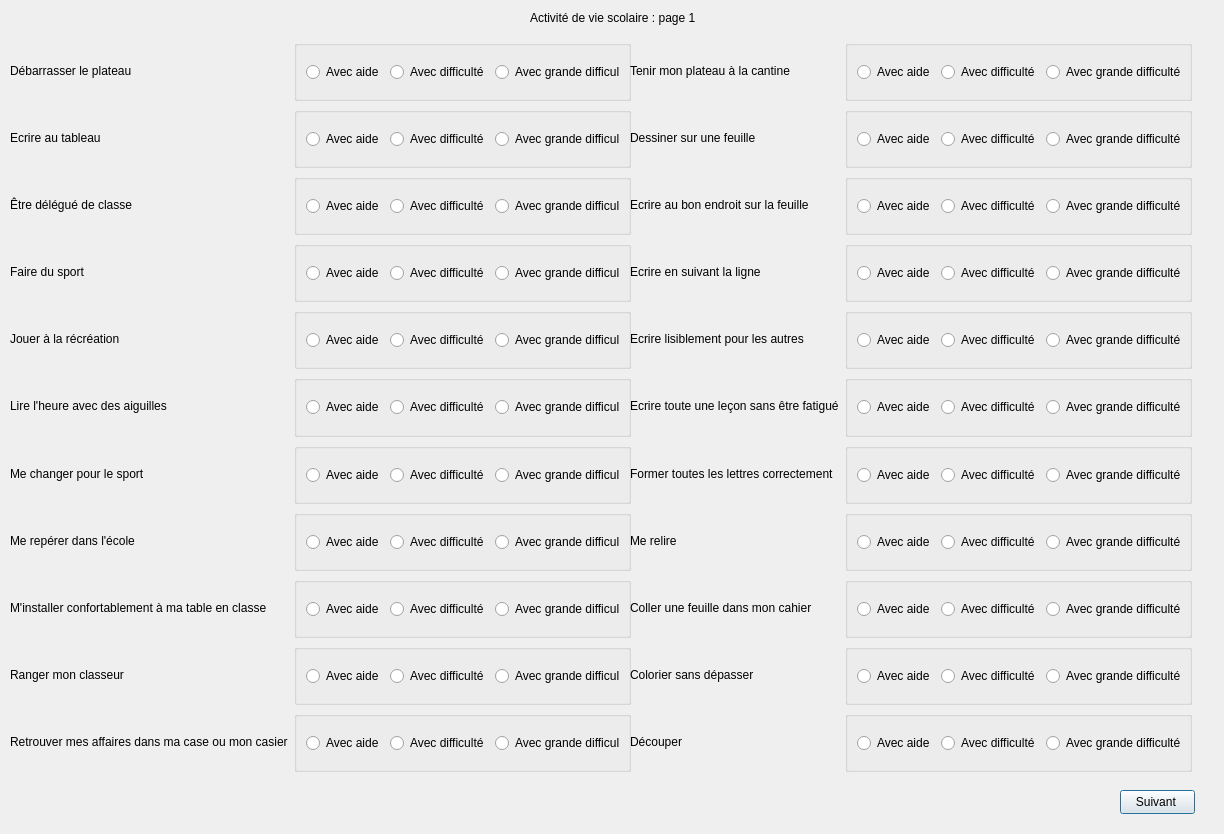
<?xml version="1.0" encoding="UTF-8"?>
<ui version="4.0">
 <class>Interface4_3</class>
 <widget class="QDialog" name="Interface4_3">
  <property name="geometry">
   <rect>
    <x>0</x>
    <y>0</y>
    <width>1224</width>
    <height>834</height>
   </rect>
  </property>
  <property name="windowTitle">
   <string>Dialog</string>
  </property>
  <widget class="QWidget" name="gridLayoutWidget_2">
   <property name="geometry">
    <rect>
     <x>10</x>
     <y>40</y>
     <width>621</width>
     <height>732</height>
    </rect>
   </property>
   <layout class="QGridLayout" name="gridLayout_2">
    <item row="7" column="0">
     <widget class="QLabel" name="labelRepererEcole">
      <property name="text">
       <string>Me repérer dans l'école</string>
      </property>
     </widget>
    </item>
    <item row="10" column="0">
     <widget class="QLabel" name="labelRetrouverAffairesCasier">
      <property name="text">
       <string>Retrouver mes affaires dans ma case ou mon casier</string>
      </property>
     </widget>
    </item>
    <item row="3" column="1">
     <widget class="QGroupBox" name="groupBox_57">
      <property name="title">
       <string/>
      </property>
      <layout class="QHBoxLayout" name="horizontalLayout_37">
       <item>
        <widget class="QRadioButton" name="radioButtonFaireSportAide">
         <property name="text">
          <string>Avec aide</string>
         </property>
        </widget>
       </item>
       <item>
        <widget class="QRadioButton" name="radioButtonFaireSportDifficulte">
         <property name="text">
          <string>Avec difficulté</string>
         </property>
        </widget>
       </item>
       <item>
        <widget class="QRadioButton" name="radioButtonFaireSportGrandeDifficulte">
         <property name="text">
          <string>Avec grande difficulté</string>
         </property>
        </widget>
       </item>
      </layout>
     </widget>
    </item>
    <item row="6" column="1">
     <widget class="QGroupBox" name="groupBox_60">
      <property name="title">
       <string/>
      </property>
      <layout class="QHBoxLayout" name="horizontalLayout_40">
       <item>
        <widget class="QRadioButton" name="radioButtonChangerSportAide">
         <property name="text">
          <string>Avec aide</string>
         </property>
        </widget>
       </item>
       <item>
        <widget class="QRadioButton" name="radioButtonChangerSportDifficulte">
         <property name="text">
          <string>Avec difficulté</string>
         </property>
        </widget>
       </item>
       <item>
        <widget class="QRadioButton" name="radioButtonChangerSportGrandeDifficulte">
         <property name="text">
          <string>Avec grande difficulté</string>
         </property>
        </widget>
       </item>
      </layout>
     </widget>
    </item>
    <item row="3" column="0">
     <widget class="QLabel" name="labelFaireSport">
      <property name="text">
       <string>Faire du sport</string>
      </property>
     </widget>
    </item>
    <item row="0" column="0">
     <widget class="QLabel" name="labelDebarasserPlateau">
      <property name="text">
       <string>Débarrasser le plateau</string>
      </property>
     </widget>
    </item>
    <item row="5" column="1">
     <widget class="QGroupBox" name="groupBox_59">
      <property name="title">
       <string/>
      </property>
      <layout class="QHBoxLayout" name="horizontalLayout_39">
       <item>
        <widget class="QRadioButton" name="radioButtonLireHeureAiguillesAide">
         <property name="text">
          <string>Avec aide</string>
         </property>
        </widget>
       </item>
       <item>
        <widget class="QRadioButton" name="radioButtonLireHeureAiguillesDifficulte">
         <property name="text">
          <string>Avec difficulté</string>
         </property>
        </widget>
       </item>
       <item>
        <widget class="QRadioButton" name="radioButtonLireHeureAiguillesGrandeDifficulte">
         <property name="text">
          <string>Avec grande difficulté</string>
         </property>
        </widget>
       </item>
      </layout>
     </widget>
    </item>
    <item row="8" column="0">
     <widget class="QLabel" name="labelInstallerConfortablementClasse">
      <property name="text">
       <string>M'installer confortablement à ma table en classe</string>
      </property>
     </widget>
    </item>
    <item row="1" column="0">
     <widget class="QLabel" name="labelEcrireTableau">
      <property name="text">
       <string>Ecrire au tableau</string>
      </property>
     </widget>
    </item>
    <item row="4" column="1">
     <widget class="QGroupBox" name="groupBox_58">
      <property name="title">
       <string/>
      </property>
      <layout class="QHBoxLayout" name="horizontalLayout_38">
       <item>
        <widget class="QRadioButton" name="radioButtonJouerRecreationAide">
         <property name="text">
          <string>Avec aide</string>
         </property>
        </widget>
       </item>
       <item>
        <widget class="QRadioButton" name="radioButtonJouerRecreationDifficulte">
         <property name="text">
          <string>Avec difficulté</string>
         </property>
        </widget>
       </item>
       <item>
        <widget class="QRadioButton" name="radioButtonJouerRecreationGrandeDifficulte">
         <property name="text">
          <string>Avec grande difficulté</string>
         </property>
        </widget>
       </item>
      </layout>
     </widget>
    </item>
    <item row="9" column="1">
     <widget class="QGroupBox" name="groupBox_63">
      <property name="title">
       <string/>
      </property>
      <layout class="QHBoxLayout" name="horizontalLayout_43">
       <item>
        <widget class="QRadioButton" name="radioButtonRangerClasseurAide">
         <property name="text">
          <string>Avec aide</string>
         </property>
        </widget>
       </item>
       <item>
        <widget class="QRadioButton" name="radioButtonRangerClasseurDifficulte">
         <property name="text">
          <string>Avec difficulté</string>
         </property>
        </widget>
       </item>
       <item>
        <widget class="QRadioButton" name="radioButtonRangerClasseurGrandeDifficulte">
         <property name="text">
          <string>Avec grande difficulté</string>
         </property>
        </widget>
       </item>
      </layout>
     </widget>
    </item>
    <item row="6" column="0">
     <widget class="QLabel" name="labelChangerSport">
      <property name="text">
       <string>Me changer pour le sport</string>
      </property>
     </widget>
    </item>
    <item row="8" column="1">
     <widget class="QGroupBox" name="groupBox_62">
      <property name="title">
       <string/>
      </property>
      <layout class="QHBoxLayout" name="horizontalLayout_42">
       <item>
        <widget class="QRadioButton" name="radioButtonInstallerConfortablementClasseAide">
         <property name="text">
          <string>Avec aide</string>
         </property>
        </widget>
       </item>
       <item>
        <widget class="QRadioButton" name="radioButtonInstallerConfortablementClasseDifficulte">
         <property name="text">
          <string>Avec difficulté</string>
         </property>
        </widget>
       </item>
       <item>
        <widget class="QRadioButton" name="radioButtonInstallerConfortablementClasseGrandeDifficulte">
         <property name="text">
          <string>Avec grande difficulté</string>
         </property>
        </widget>
       </item>
      </layout>
     </widget>
    </item>
    <item row="7" column="1">
     <widget class="QGroupBox" name="groupBox_61">
      <property name="title">
       <string/>
      </property>
      <layout class="QHBoxLayout" name="horizontalLayout_41">
       <item>
        <widget class="QRadioButton" name="radioButtonRepererEcoleAide">
         <property name="text">
          <string>Avec aide</string>
         </property>
        </widget>
       </item>
       <item>
        <widget class="QRadioButton" name="radioButtonRepererEcoleDifficulte">
         <property name="text">
          <string>Avec difficulté</string>
         </property>
        </widget>
       </item>
       <item>
        <widget class="QRadioButton" name="radioButtonRepererEcoleGrandeDifficulte">
         <property name="text">
          <string>Avec grande difficulté</string>
         </property>
        </widget>
       </item>
      </layout>
     </widget>
    </item>
    <item row="5" column="0">
     <widget class="QLabel" name="labelLireHeureAiguilles">
      <property name="text">
       <string>Lire l'heure avec des aiguilles</string>
      </property>
     </widget>
    </item>
    <item row="10" column="1">
     <widget class="QGroupBox" name="groupBox_64">
      <property name="title">
       <string/>
      </property>
      <layout class="QHBoxLayout" name="horizontalLayout_44">
       <item>
        <widget class="QRadioButton" name="radioButtonRetrouverAffairesCasierAide">
         <property name="text">
          <string>Avec aide</string>
         </property>
        </widget>
       </item>
       <item>
        <widget class="QRadioButton" name="radioButtonRetrouverAffairesCasierDifficulte">
         <property name="text">
          <string>Avec difficulté</string>
         </property>
        </widget>
       </item>
       <item>
        <widget class="QRadioButton" name="radioButtonRetrouverAffairesCasierGrandeDifficulte">
         <property name="text">
          <string>Avec grande difficulté</string>
         </property>
        </widget>
       </item>
      </layout>
     </widget>
    </item>
    <item row="9" column="0">
     <widget class="QLabel" name="labelRangerClasseur">
      <property name="text">
       <string>Ranger mon classeur</string>
      </property>
     </widget>
    </item>
    <item row="4" column="0">
     <widget class="QLabel" name="labelJouerRecreation">
      <property name="text">
       <string>Jouer à la récréation</string>
      </property>
     </widget>
    </item>
    <item row="0" column="1">
     <widget class="QGroupBox" name="groupBox_54">
      <property name="title">
       <string/>
      </property>
      <layout class="QHBoxLayout" name="horizontalLayout_34">
       <item>
        <widget class="QRadioButton" name="radioButtonDebarasserPlateauAide">
         <property name="text">
          <string>Avec aide</string>
         </property>
        </widget>
       </item>
       <item>
        <widget class="QRadioButton" name="radioButtonDebarasserPlateauDifficulte">
         <property name="text">
          <string>Avec difficulté</string>
         </property>
        </widget>
       </item>
       <item>
        <widget class="QRadioButton" name="radioButtonDebarasserPlateauGrandeDifficulte">
         <property name="text">
          <string>Avec grande difficulté</string>
         </property>
        </widget>
       </item>
      </layout>
     </widget>
    </item>
    <item row="1" column="1">
     <widget class="QGroupBox" name="groupBox_55">
      <property name="title">
       <string/>
      </property>
      <layout class="QHBoxLayout" name="horizontalLayout_35">
       <item>
        <widget class="QRadioButton" name="radioButtonEcrireTableauAide">
         <property name="text">
          <string>Avec aide</string>
         </property>
        </widget>
       </item>
       <item>
        <widget class="QRadioButton" name="radioButtonEcrireTableauDifficulte">
         <property name="text">
          <string>Avec difficulté</string>
         </property>
        </widget>
       </item>
       <item>
        <widget class="QRadioButton" name="radioButtonEcrireTableauGrandeDifficulte">
         <property name="text">
          <string>Avec grande difficulté</string>
         </property>
        </widget>
       </item>
      </layout>
     </widget>
    </item>
    <item row="2" column="0">
     <widget class="QLabel" name="labelEtreDelegue">
      <property name="text">
       <string>Être délégué de classe</string>
      </property>
     </widget>
    </item>
    <item row="2" column="1">
     <widget class="QGroupBox" name="groupBox_56">
      <property name="title">
       <string/>
      </property>
      <layout class="QHBoxLayout" name="horizontalLayout_36">
       <item>
        <widget class="QRadioButton" name="radioButtonEtreDelegueAide">
         <property name="text">
          <string>Avec aide</string>
         </property>
        </widget>
       </item>
       <item>
        <widget class="QRadioButton" name="radioButtonEtreDelegueDifficulte">
         <property name="text">
          <string>Avec difficulté</string>
         </property>
        </widget>
       </item>
       <item>
        <widget class="QRadioButton" name="radioButtonEtreDelegueGrandeDifficulte">
         <property name="text">
          <string>Avec grande difficulté</string>
         </property>
        </widget>
       </item>
      </layout>
     </widget>
    </item>
   </layout>
  </widget>
  <widget class="QLabel" name="labelTitre">
   <property name="geometry">
    <rect>
     <x>530</x>
     <y>10</y>
     <width>221</width>
     <height>16</height>
    </rect>
   </property>
   <property name="text">
    <string>Activité de vie scolaire : page 1 </string>
   </property>
  </widget>
  <widget class="QWidget" name="gridLayoutWidget">
   <property name="geometry">
    <rect>
     <x>630</x>
     <y>40</y>
     <width>562</width>
     <height>732</height>
    </rect>
   </property>
   <layout class="QGridLayout" name="gridLayout">
    <item row="8" column="0">
     <widget class="QLabel" name="labelCollerFeuilleCahier">
      <property name="text">
       <string>Coller une feuille dans mon cahier</string>
      </property>
     </widget>
    </item>
    <item row="3" column="1">
     <widget class="QGroupBox" name="groupBox_41">
      <property name="title">
       <string/>
      </property>
      <layout class="QHBoxLayout" name="horizontalLayout_21">
       <item>
        <widget class="QRadioButton" name="radioButtonEcrireSuivantLigneAide">
         <property name="text">
          <string>Avec aide</string>
         </property>
        </widget>
       </item>
       <item>
        <widget class="QRadioButton" name="radioButtonEcrireSuivantLigneDifficulte">
         <property name="text">
          <string>Avec difficulté</string>
         </property>
        </widget>
       </item>
       <item>
        <widget class="QRadioButton" name="radioButtonEcrireSuivantLigneGrandeDifficulte">
         <property name="text">
          <string>Avec grande difficulté</string>
         </property>
        </widget>
       </item>
      </layout>
     </widget>
    </item>
    <item row="9" column="0">
     <widget class="QLabel" name="labelColorierSansDepasser">
      <property name="text">
       <string>Colorier sans dépasser</string>
      </property>
     </widget>
    </item>
    <item row="1" column="0">
     <widget class="QLabel" name="labelDessinerFeuille">
      <property name="text">
       <string>Dessiner sur une feuille </string>
      </property>
     </widget>
    </item>
    <item row="2" column="1">
     <widget class="QGroupBox" name="groupBox_40">
      <property name="title">
       <string/>
      </property>
      <layout class="QHBoxLayout" name="horizontalLayout_20">
       <item>
        <widget class="QRadioButton" name="radioButtonEcrireBonEndroitFeuilleAide">
         <property name="text">
          <string>Avec aide</string>
         </property>
        </widget>
       </item>
       <item>
        <widget class="QRadioButton" name="radioButtonEcrireBonEndroitFeuilleDifficulte">
         <property name="text">
          <string>Avec difficulté</string>
         </property>
        </widget>
       </item>
       <item>
        <widget class="QRadioButton" name="radioButtonEcrireBonEndroitFeuilleGrandeDifficulte">
         <property name="text">
          <string>Avec grande difficulté</string>
         </property>
        </widget>
       </item>
      </layout>
     </widget>
    </item>
    <item row="10" column="1">
     <widget class="QGroupBox" name="groupBox_48">
      <property name="title">
       <string/>
      </property>
      <layout class="QHBoxLayout" name="horizontalLayout_28">
       <item>
        <widget class="QRadioButton" name="radioButtonDecouperAide">
         <property name="text">
          <string>Avec aide</string>
         </property>
        </widget>
       </item>
       <item>
        <widget class="QRadioButton" name="radioButtonDecouperDifficulte">
         <property name="text">
          <string>Avec difficulté</string>
         </property>
        </widget>
       </item>
       <item>
        <widget class="QRadioButton" name="radioButtonDecouperGrandeDifficulte">
         <property name="text">
          <string>Avec grande difficulté</string>
         </property>
        </widget>
       </item>
      </layout>
     </widget>
    </item>
    <item row="6" column="1">
     <widget class="QGroupBox" name="groupBox_44">
      <property name="title">
       <string/>
      </property>
      <layout class="QHBoxLayout" name="horizontalLayout_24">
       <item>
        <widget class="QRadioButton" name="radioButtonFormerLettresCorrectementAide">
         <property name="text">
          <string>Avec aide</string>
         </property>
        </widget>
       </item>
       <item>
        <widget class="QRadioButton" name="radioButtonFormerLettresCorrectementDifficulte">
         <property name="text">
          <string>Avec difficulté</string>
         </property>
        </widget>
       </item>
       <item>
        <widget class="QRadioButton" name="radioButtonFormerLettresCorrectementGrandeDifficulte">
         <property name="text">
          <string>Avec grande difficulté</string>
         </property>
        </widget>
       </item>
      </layout>
     </widget>
    </item>
    <item row="8" column="1">
     <widget class="QGroupBox" name="groupBox_46">
      <property name="title">
       <string/>
      </property>
      <layout class="QHBoxLayout" name="horizontalLayout_26">
       <item>
        <widget class="QRadioButton" name="radioButtonCollerFeuilleCahierAide">
         <property name="text">
          <string>Avec aide</string>
         </property>
        </widget>
       </item>
       <item>
        <widget class="QRadioButton" name="radioButtonCollerFeuilleCahierDifficulte">
         <property name="text">
          <string>Avec difficulté</string>
         </property>
        </widget>
       </item>
       <item>
        <widget class="QRadioButton" name="radioButtonCollerFeuilleCahierGrandeDifficulte">
         <property name="text">
          <string>Avec grande difficulté</string>
         </property>
        </widget>
       </item>
      </layout>
     </widget>
    </item>
    <item row="0" column="1">
     <widget class="QGroupBox" name="groupBox_38">
      <property name="title">
       <string/>
      </property>
      <layout class="QHBoxLayout" name="horizontalLayout_18">
       <item>
        <widget class="QRadioButton" name="radioButtonTenirPlateauCantineAide">
         <property name="text">
          <string>Avec aide</string>
         </property>
        </widget>
       </item>
       <item>
        <widget class="QRadioButton" name="radioButtonTenirPlateauCantineDifficulte">
         <property name="text">
          <string>Avec difficulté</string>
         </property>
        </widget>
       </item>
       <item>
        <widget class="QRadioButton" name="radioButtonTenirPlateauCantineGrandeDifficulte">
         <property name="text">
          <string>Avec grande difficulté</string>
         </property>
        </widget>
       </item>
      </layout>
     </widget>
    </item>
    <item row="6" column="0">
     <widget class="QLabel" name="labelFormerLettresCorrectement">
      <property name="text">
       <string>Former toutes les lettres correctement</string>
      </property>
     </widget>
    </item>
    <item row="4" column="1">
     <widget class="QGroupBox" name="groupBox_42">
      <property name="title">
       <string/>
      </property>
      <layout class="QHBoxLayout" name="horizontalLayout_22">
       <item>
        <widget class="QRadioButton" name="radioButtonEcrireLisiblementAutresAide">
         <property name="text">
          <string>Avec aide</string>
         </property>
        </widget>
       </item>
       <item>
        <widget class="QRadioButton" name="radioButtonEcrireLisiblementAutresDifficulte">
         <property name="text">
          <string>Avec difficulté</string>
         </property>
        </widget>
       </item>
       <item>
        <widget class="QRadioButton" name="radioButtonEcrireLisiblementAutresGrandeDifficulte">
         <property name="text">
          <string>Avec grande difficulté</string>
         </property>
        </widget>
       </item>
      </layout>
     </widget>
    </item>
    <item row="5" column="1">
     <widget class="QGroupBox" name="groupBox_43">
      <property name="title">
       <string/>
      </property>
      <layout class="QHBoxLayout" name="horizontalLayout_23">
       <item>
        <widget class="QRadioButton" name="radioButtonEcrireLeconSansFatigueAide">
         <property name="text">
          <string>Avec aide</string>
         </property>
        </widget>
       </item>
       <item>
        <widget class="QRadioButton" name="radioButtonEcrireLeconSansFatigueDifficulte">
         <property name="text">
          <string>Avec difficulté</string>
         </property>
        </widget>
       </item>
       <item>
        <widget class="QRadioButton" name="radioButtonEcrireLeconSansFatigueGrandeDifficulte">
         <property name="text">
          <string>Avec grande difficulté</string>
         </property>
        </widget>
       </item>
      </layout>
     </widget>
    </item>
    <item row="4" column="0">
     <widget class="QLabel" name="labelEcrireLisiblementAutres">
      <property name="text">
       <string>Ecrire lisiblement pour les autres </string>
      </property>
     </widget>
    </item>
    <item row="7" column="1">
     <widget class="QGroupBox" name="groupBox_45">
      <property name="title">
       <string/>
      </property>
      <layout class="QHBoxLayout" name="horizontalLayout_25">
       <item>
        <widget class="QRadioButton" name="radioButtonMeRelireAide">
         <property name="text">
          <string>Avec aide</string>
         </property>
        </widget>
       </item>
       <item>
        <widget class="QRadioButton" name="radioButtonMeRelireDifficulte">
         <property name="text">
          <string>Avec difficulté</string>
         </property>
        </widget>
       </item>
       <item>
        <widget class="QRadioButton" name="radioButtonMeRelireGrandeDifficulte">
         <property name="text">
          <string>Avec grande difficulté</string>
         </property>
        </widget>
       </item>
      </layout>
     </widget>
    </item>
    <item row="9" column="1">
     <widget class="QGroupBox" name="groupBox_47">
      <property name="title">
       <string/>
      </property>
      <layout class="QHBoxLayout" name="horizontalLayout_27">
       <item>
        <widget class="QRadioButton" name="radioButtonColorierSansDepasserAide">
         <property name="text">
          <string>Avec aide</string>
         </property>
        </widget>
       </item>
       <item>
        <widget class="QRadioButton" name="radioButtonColorierSansDepasserDifficulte">
         <property name="text">
          <string>Avec difficulté</string>
         </property>
        </widget>
       </item>
       <item>
        <widget class="QRadioButton" name="radioButtonColorierSansDepasserGrandeDifficulte">
         <property name="text">
          <string>Avec grande difficulté</string>
         </property>
        </widget>
       </item>
      </layout>
     </widget>
    </item>
    <item row="3" column="0">
     <widget class="QLabel" name="labelEcrireSuivantLigne">
      <property name="text">
       <string>Ecrire en suivant la ligne </string>
      </property>
     </widget>
    </item>
    <item row="5" column="0">
     <widget class="QLabel" name="labelEcrireLeconSansFatigue">
      <property name="text">
       <string>Ecrire toute une leçon sans être fatigué</string>
      </property>
     </widget>
    </item>
    <item row="0" column="0">
     <widget class="QLabel" name="labelTenirPlateauCantine">
      <property name="text">
       <string>Tenir mon plateau à la cantine</string>
      </property>
     </widget>
    </item>
    <item row="2" column="0">
     <widget class="QLabel" name="labelEcrireBonEndroitFeuille">
      <property name="text">
       <string>Ecrire au bon endroit sur la feuille</string>
      </property>
     </widget>
    </item>
    <item row="10" column="0">
     <widget class="QLabel" name="labelDecouper">
      <property name="text">
       <string>Découper</string>
      </property>
     </widget>
    </item>
    <item row="7" column="0">
     <widget class="QLabel" name="labelMeRelire">
      <property name="text">
       <string>Me relire</string>
      </property>
     </widget>
    </item>
    <item row="1" column="1">
     <widget class="QGroupBox" name="groupBox_39">
      <property name="title">
       <string/>
      </property>
      <layout class="QHBoxLayout" name="horizontalLayout_19">
       <item>
        <widget class="QRadioButton" name="radioButtonDessinerFeuilleAide">
         <property name="text">
          <string>Avec aide</string>
         </property>
        </widget>
       </item>
       <item>
        <widget class="QRadioButton" name="radioButtonDessinerFeuilleDifficulte">
         <property name="text">
          <string>Avec difficulté</string>
         </property>
        </widget>
       </item>
       <item>
        <widget class="QRadioButton" name="radioButtonDessinerFeuilleGrandeDifficulte">
         <property name="text">
          <string>Avec grande difficulté</string>
         </property>
        </widget>
       </item>
      </layout>
     </widget>
    </item>
   </layout>
  </widget>
  <widget class="QPushButton" name="pushButtonSuivant">
   <property name="geometry">
    <rect>
     <x>1120</x>
     <y>790</y>
     <width>75</width>
     <height>24</height>
    </rect>
   </property>
   <property name="text">
    <string>Suivant </string>
   </property>
  </widget>
 </widget>
 <resources/>
 <connections/>
</ui>
